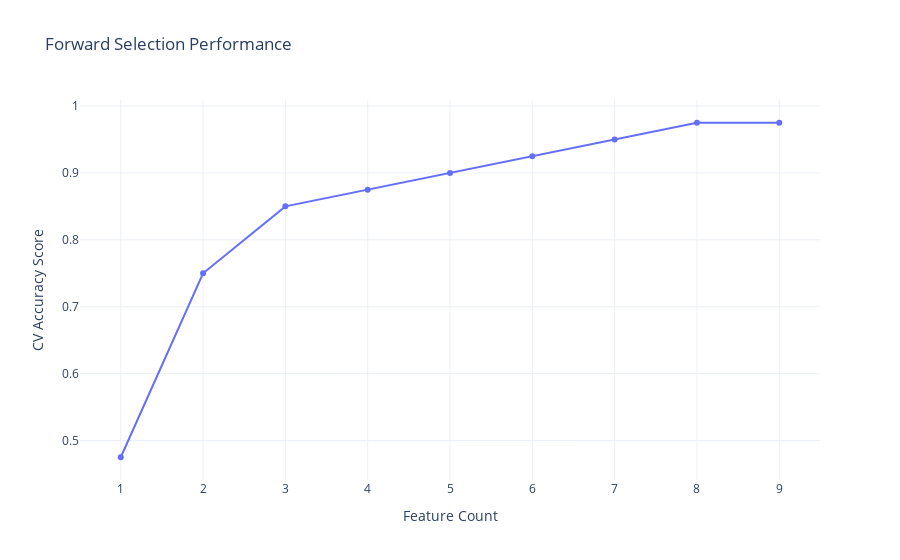
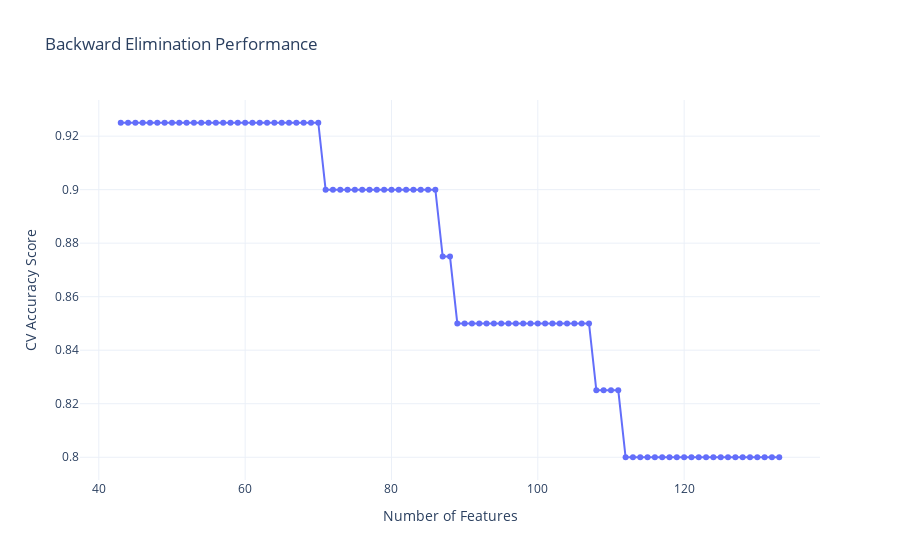

Notebook cell for these charts, in order:
### Code cell
from feature import forward_selection_plsda, backward_elimination_plsda

# Forward selection example:
selected_feats, perf_hist = forward_selection_plsda(
    filepath, 
    target_column="Class", 
    max_features=50, 
    n_components=2,
    scoring='accuracy', 
    verbose=True, 
    visualize=True
)
print("Selected features via forward selection:", selected_feats)

# Backward elimination example:
remaining_feats, perf_hist_back = backward_elimination_plsda(
    filepath, 
    target_column="Class", 
    min_features=5, 
    n_components=2,
    scoring='accuracy', 
    verbose=True, 
    visualize=True
)
print("Remaining features via backward elimination:", remaining_feats)

### Figure 1 — Plotly figure (JSON) as saved in the notebook; plotly's stock layout.template omitted (floating-point values rounded to 4 significant figures)
{"data": [{"mode": "lines+markers", "name": "Performance", "type": "scatter", "x": [1, 2, 3, 4, 5, 6, 7, 8, 9], "y": [0.475, 0.75, 0.85, 0.875, 0.9, 0.925, 0.95, 0.975, 0.975]}], "layout": {"title": {"text": "Forward Selection Performance"}, "xaxis": {"title": {"text": "Feature Count"}}, "yaxis": {"title": {"text": "CV Accuracy Score"}}}}

### Figure 2 — Plotly figure (JSON) as saved in the notebook; plotly's stock layout.template omitted (floating-point values rounded to 4 significant figures)
{"data": [{"mode": "lines+markers", "name": "Performance", "type": "scatter", "x": [133, 132, 131, 130, 129, 128, 127, 126, 125, 124, 123, 122, 121, 120, 119, 118, 117, 116, 115, 114, 113, 112, 111, 110, 109, 108, 107, 106, 105, 104, 103, 102, 101, 100, 99, 98, 97, 96, 95, 94, 93, 92, 91, 90, 89, 88, 87, 86, 85, 84, 83, 82, 81, 80, 79, 78, 77, 76, 75, 74, 73, 72, 71, 70, 69, 68, 67, 66, 65, 64, 63, 62, 61, 60, 59, 58, 57, 56, 55, 54, 53, 52, 51, 50, 49, 48, 47, 46, 45, 44, 43], "y": [0.8, 0.8, 0.8, 0.8, 0.8, 0.8, 0.8, 0.8, 0.8, 0.8, 0.8, 0.8, 0.8, 0.8, 0.8, 0.8, 0.8, 0.8, 0.8, 0.8, 0.8, 0.8, 0.825, 0.825, 0.825, 0.825, 0.85, 0.85, 0.85, 0.85, 0.85, 0.85, 0.85, 0.85, 0.85, 0.85, 0.85, 0.85, 0.85, 0.85, 0.85, 0.85, 0.85, 0.85, 0.85, 0.875, 0.875, 0.9, 0.9, 0.9, 0.9, 0.9, 0.9, 0.9, 0.9, 0.9, 0.9, 0.9, 0.9, 0.9, 0.9, 0.9, 0.9, 0.925, 0.925, 0.925, 0.925, 0.925, 0.925, 0.925, 0.925, 0.925, 0.925, 0.925, 0.925, 0.925, 0.925, 0.925, 0.925, 0.925, 0.925, 0.925, 0.925, 0.925, 0.925, 0.925, 0.925, 0.925, 0.925, 0.925, 0.925]}], "layout": {"title": {"text": "Backward Elimination Performance"}, "xaxis": {"title": {"text": "Number of Features"}}, "yaxis": {"title": {"text": "CV Accuracy Score"}}}}
